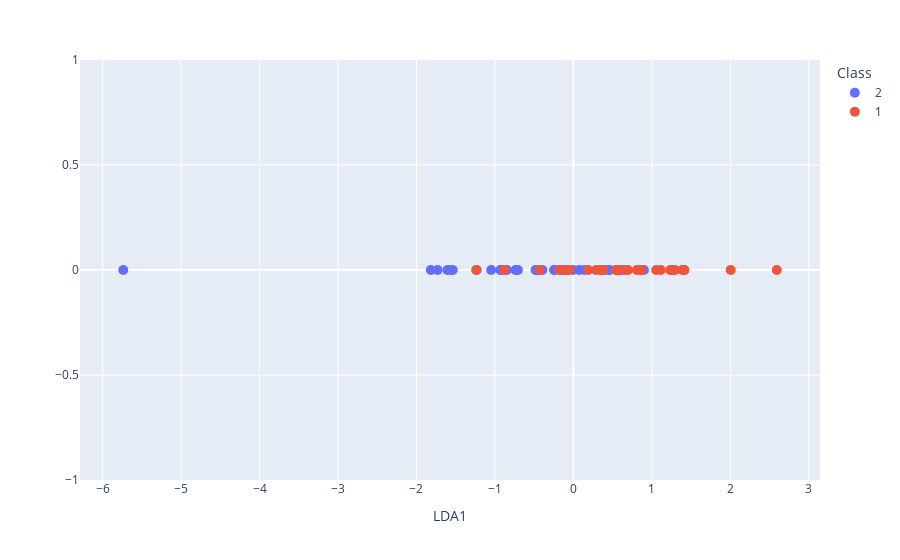

Here is the notebook cell this chart was saved with:
### Code cell
from sklearn.discriminant_analysis import LinearDiscriminantAnalysis
import numpy as np
import plotly.express as px
import pandas as pd

# Ajustar LDA APENAS com dados de treino
lda = LinearDiscriminantAnalysis()

# Transformar treino, validação e teste usando o LDA aprendido
X_train_lda_transformed = lda.fit_transform(X_train_std, y_train)
X_val_lda_transformed = lda.transform(X_val_std)
X_test_lda_transformed = lda.transform(X_test_std)

#Plot transformed data (treino)
fig = px.scatter(x=X_train_lda_transformed[:,0], y=np.zeros_like(X_train_lda_transformed[:,0]), color=y_train.astype(str), labels=dict(x="LDA1", y="", color="Class"))
fig.update_traces(marker_size=10)

### Figure 1 — Plotly figure (JSON) as saved in the notebook; plotly's stock layout.template omitted (floating-point values rounded to 4 significant figures)
{"data": [{"hovertemplate": "Class=2<br>LDA1=%{x}<br>=%{y}<extra></extra>", "legendgroup": "2", "marker": {"color": "#636efa", "size": 10, "symbol": "circle"}, "mode": "markers", "name": "2", "orientation": "v", "showlegend": true, "type": "scatter", "x": [0.4627, -0.07979, -0.8573, -0.005222, -1.605, -0.85, 0.4481, 0.1406, -0.2422, 0.6304, -1.538, -1.049, -0.1035, -0.149, 0.8985, -0.1333, -0.4829, -0.9285, -0.7388, -0.7077, 0.359, -0.4733, -1.233, 0.07356, 0.3572, -0.721, 1.39, 0.4036, -0.4399, -1.73, -0.4311, -0.2453, -0.3957, -5.737, -0.9252, -0.9224, -1.817, -1.563], "xaxis": "x", "y": [0, 0, 0, 0, 0, 0, 0, 0, 0, 0, 0, 0, 0, 0, 0, 0, 0, 0, 0, 0, 0, 0, 0, 0, 0, 0, 0, 0, 0, 0, 0, 0, 0, 0, 0, 0, 0, 0], "yaxis": "y"}, {"hovertemplate": "Class=1<br>LDA1=%{x}<br>=%{y}<extra></extra>", "legendgroup": "1", "marker": {"color": "#EF553B", "size": 10, "symbol": "circle"}, "mode": "markers", "name": "1", "orientation": "v", "showlegend": true, "type": "scatter", "x": [1.294, 1.272, 0.6956, 0.8084, 0.5798, 0.5923, -0.1188, 0.8583, 0.8617, 1.413, -0.1803, 0.3799, 1.054, 0.6659, -0.0574, 0.5822, 2.004, 1.261, 0.1883, 0.2879, 1.273, 0.5538, -1.239, -0.885, 0.3409, -0.4329, 2.591, 0.5399, 1.412, 1.113, 1.233], "xaxis": "x", "y": [0, 0, 0, 0, 0, 0, 0, 0, 0, 0, 0, 0, 0, 0, 0, 0, 0, 0, 0, 0, 0, 0, 0, 0, 0, 0, 0, 0, 0, 0, 0], "yaxis": "y"}], "layout": {"legend": {"title": {"text": "Class"}, "tracegroupgap": 0}, "margin": {"t": 60}, "xaxis": {"anchor": "y", "domain": [0, 1], "title": {"text": "LDA1"}}, "yaxis": {"anchor": "x", "domain": [0, 1], "title": {"text": ""}}}}
